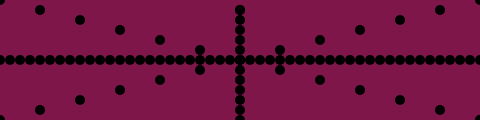
Frame 1 (no input)
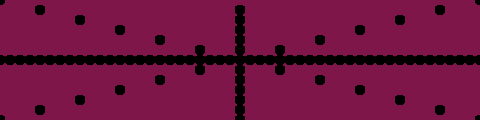
Frame 60 (no input)
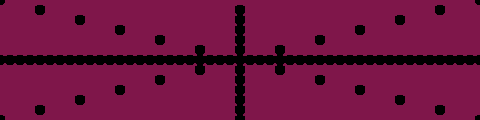
Frame 120 (the mouse pressed at the canvas centre since frame 60)

The p5.js sketch that drew these frames (run headless with seeded random() and noise() and a simulated clock; from frame 60 on, the mouse is pressed at the canvas centre):

// p5.js sketch
// ── sketch.js
function setup() {
  createCanvas(480, 120);
  background(127, 22, 74);
}

function draw() {
    strokeWeight(10)
    fill(90);
    point(240, 120);
    point(240, 110);
    point(240, 100);
    point(240, 90);
    point(240, 80);
    point(240, 70);
    point(240, 60);
    point(240, 50);
    point(240, 40);
    point(240, 30);
    point(240, 20);
    point(240, 10);
    point(240, 10);
    point(0, 60);
    point(10, 60);
    point(20, 60);
    point(30, 60);
    point(40, 60);
    point(50, 60);
    point(60, 60);
    point(70, 60);
    point(80, 60);
    point(90, 60);
    point(100, 60);
    point(110, 60);
    point(120, 60);
    point(130, 60);
    point(140, 60);
    point(150, 60);
    point(160, 60);
    point(170, 60);
    point(180, 60);
    point(190, 60);
    point(200, 60);
    point(210, 60);
    point(220, 60);
    point(230, 60);
    point(240, 60);
    point(250, 60);
    point(260, 60);
    point(270, 60);
    point(280, 60);
    point(290, 60);
    point(300, 60);
    point(310, 60);
    point(320, 60);
    point(330, 60);
    point(340, 60);
    point(350, 60);
    point(360, 60);
    point(370, 60);
    point(380, 60);
    point(390, 60);
    point(400, 60);
    point(410, 60);
    point(420, 60);
    point(430, 60);
    point(440, 60);
    point(450, 60);
    point(460, 60);
    point(470, 60);
    point(480, 60);
    point(0,0);
    point(480, 120);
    point(480, 0);
    point(0, 120);
    point(10*4, 10);
    point(20*4, 20);
    point(30*4, 30);
    point(40*4, 40);
    point(50*4, 50);
    point(60*4, 60);
    point(70*4, 70);
    point(80*4, 80);
    point(90*4, 90);
    point(100*4, 100);
    point(110*4, 110);
    point(120*4, 120);
    point(10*4, 110);
    point(20*4, 100);
    point(30*4, 90);
    point(40*4, 80);
    point(50*4, 70);
    point(60*4, 60);
    point(70*4, 50);
    point(80*4, 40);
    point(90*4, 30);
    point(100*4, 20);
    point(110*4, 10);
  }
